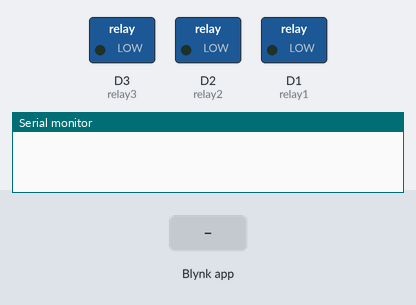
Simulated run of this sketch. Board: ESP8266 (NodeMCU). On the bench: switched loads named in the sketch (green lamp = pin HIGH), the last lines printed to the serial monitor. The inputs (shaded band) are chosen by the test bench. WiFi joins after 1.5 s; servers stay silent unless stated; EEPROM starts erased.

Above: at 3.0 s.
3.1 s: Blynk app writes 0 to V0
At 3.9 s:
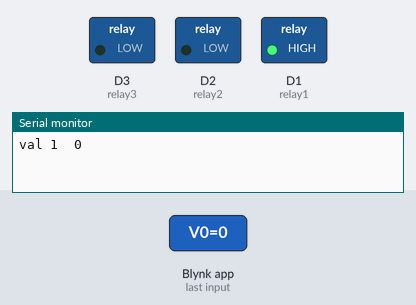
4.6 s: Blynk app writes 0 to V1
At 5.0 s:
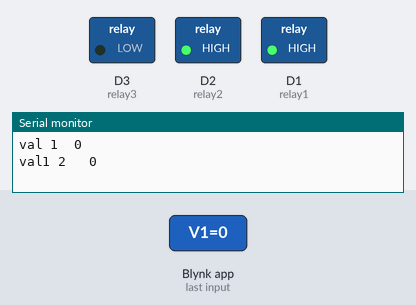
6.1 s: Blynk app writes 1 to V0
At 7.3 s:
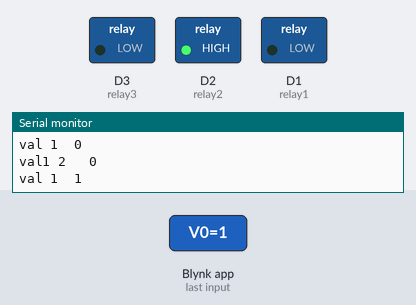
7.6 s: Blynk app writes 0 to V2
At 8.5 s:
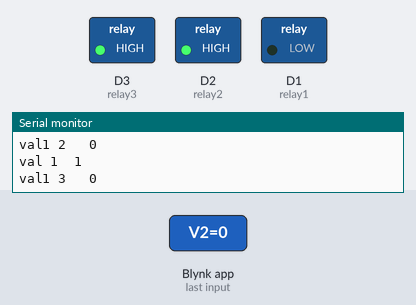
9.1 s: Blynk app writes 1 to V1
At 9.7 s:
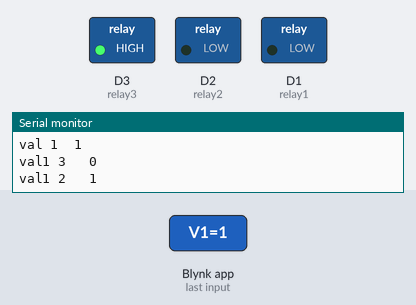
10.6 s: Blynk app writes 1 to V2
At 12.0 s:
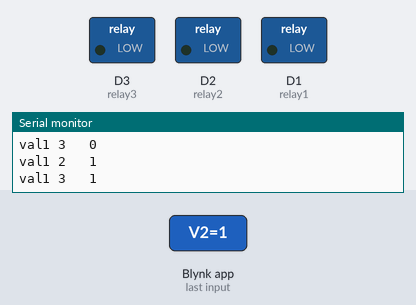
Timing chart, 0 to 13.1 s (numbered marks = the images above; inputs shaded):
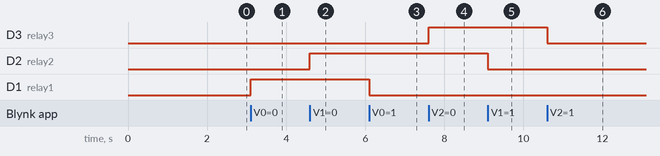

The sketch:

eporm_home_automation.ino
```cpp
#define BLYNK_TEMPLATE_ID "TMPL6rSk6NRF_"
#define BLYNK_TEMPLATE_NAME "HOME"
#define BLYNK_AUTH_TOKEN "lGKwIAYN4naSxZqgErffzCiLp9jpvCeh"

#define BLYNK_PRINT Serial

#include <ESP8266WiFi.h>
#include <BlynkSimpleEsp8266.h>
#include <EEPROM.h>


char auth[]= BLYNK_AUTH_TOKEN;
char ssid[] = "Hello world";
char pass[] = "printf()";


int relay1=D1;
int relay2=D2;
int relay3=D3;
int relay4=D4;
int val1,val2,val3;


void setup()
{
  EEPROM.begin(800);
  Serial.begin(115200);

  val1 = EEPROM.read(1);
  val2 = EEPROM.read(2);
  val3 = EEPROM.read(3);

  pinMode(relay1,OUTPUT);
  pinMode(relay2,OUTPUT);
  pinMode(relay3,OUTPUT);
  digitalWrite(relay1,HIGH);
  digitalWrite(relay2,HIGH);
  digitalWrite(relay3,HIGH);


  digitalWrite(relay1, !val1);
  digitalWrite(relay2, !val2);
  digitalWrite(relay3, !val3);

  EEPROM.put(1, val1);
  EEPROM.put(2, val2);
  EEPROM.put(3, val3);

  Blynk.begin(BLYNK_AUTH_TOKEN, ssid, pass);
}

void loop()
{
  Blynk.run();

}

BLYNK_WRITE(V0)
{
  val1 =param.asInt();
  Serial.print("val 1  ");
  Serial.println(val1);
  digitalWrite(relay1,!val1);
  EEPROM.put(1, val1);
  EEPROM.commit();
}


BLYNK_WRITE(V1)
{
  val2 =param.asInt();
  Serial.print("val1 2   ");
  Serial.println(val2);
  digitalWrite(relay2,!val2);
  EEPROM.put(2, val2);
  EEPROM.commit();
}


BLYNK_WRITE(V2)
{
  val3 =param.asInt();
  Serial.print("val1 3   ");
  Serial.println(val3);
  digitalWrite(relay3,!val3);
  EEPROM.put(3, val3);
  EEPROM.commit();
}
```

Measured:
- after the input at 3.1 s, D1 (relay1): LOW → HIGH at once
- after the input at 4.6 s, D2 (relay2): LOW → HIGH at once
- after the input at 6.1 s, D1 (relay1): HIGH → LOW at once
- after the input at 7.6 s, D3 (relay3): LOW → HIGH at once
- after the input at 9.1 s, D2 (relay2): HIGH → LOW at once
- after the input at 10.6 s, D3 (relay3): HIGH → LOW at once
